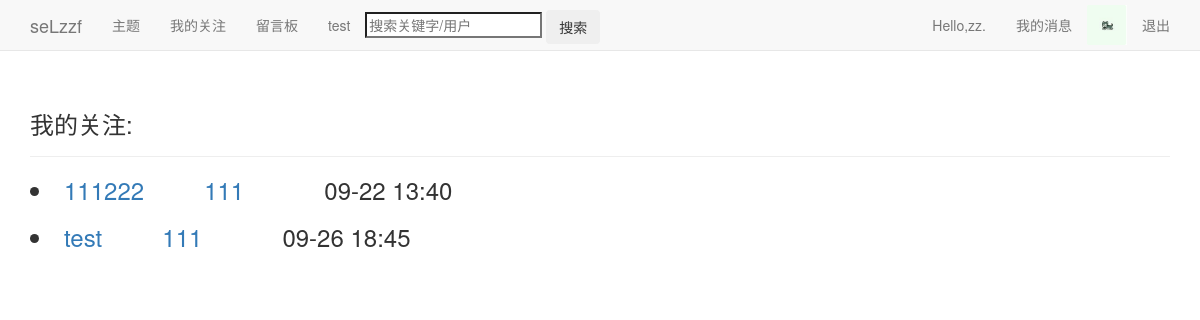
The page /action/87 (signed in) on the database as committed earlier.
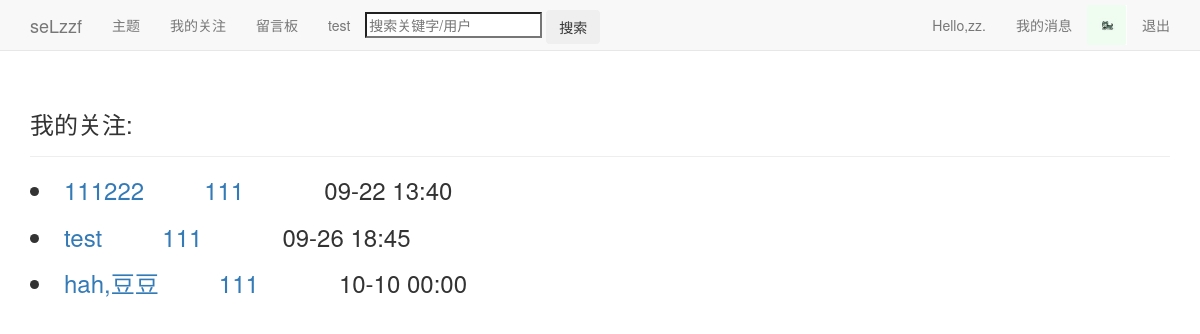
The same page on the database as committed later.
### blogs/models.py (models this page shows, shortened)
class Theme(models.Model):
	owner=models.ForeignKey(User)
	title=models.CharField('标题',max_length=20)
	date_added=models.DateTimeField(auto_now_add=True)
	date_updated=models.DateTimeField(auto_now=True)
	设为私密=models.BooleanField(default=False)
	views=models.PositiveIntegerField(default=0)
	praises=models.PositiveIntegerField(default=0)
	def __str__(self):
		return self.title

### action/views.py (the view)
# urls.py: url(r'^(?P<user_id>\d+)$',views.action,name='action'),
@login_required
def action(request,user_id):
	page_user=request.user
	Followers=Follower.objects.filter(follower=page_user)#一个查询集内，N个元素
	themes=[]
	n=0
	for people in Followers:
		owner=people.focus
		if n==0:
			themes.append(Theme.objects.filter(owner=owner))
		else:
			themes.append(Theme.objects.filter(owner=owner))
			themes[n]=themes[n]|themes[n-1]
		n+=1
	try:
		themes=themes[n-1].filter(设为私密=False).order_by('date_added')
	except:
		return HttpResponse('no focus')
	context={'page_user':page_user,'themes':themes}
	return render(request,'action/action.html',context)

### blog/context_processor.py (called while the page is built)
def request_userinfo(request):
	user=request.user
	try:
		request_userinfo=Userinfo.objects.get(user=user)
		return {'request_userinfo':request_userinfo}
	except:
		return {'request_userinfo':'请登录.'}

### action/templates/action/action.html
{% extends "blogs/base.html" %}
{% load static %}
{% block header %}
<h3>我的关注:</h3>
{% endblock header %}
{% block content %}
<div>
{% for theme in themes %}
  <h3>
  <li>
    <a href="{% url 'blogs:theme' theme.owner.id theme.id %}">{{theme}}</a>&nbsp&nbsp&nbsp&nbsp&nbsp&nbsp&nbsp&nbsp
    <a href="{% url 'users:userinfo' theme.owner.id %}">{{theme.owner}}</a>
    &nbsp&nbsp&nbsp&nbsp&nbsp&nbsp&nbsp&nbsp&nbsp&nbsp&nbsp{{theme.date_added|date:'m-d H:i'}}
  </li>
  </h3>
{% endfor %}
</div>
{% endblock content %}

Rows that differ between the two databases and show on the page:
added Theme: title "hah,豆豆", owner "111", date_added "10-10 00:00"
